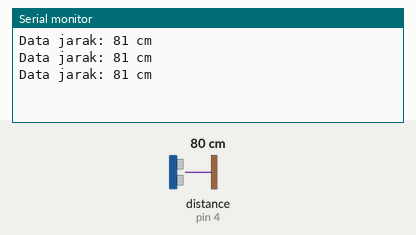
This sketch was run on a simulated Arduino Uno, built with avr-gcc and run on an emulated ATmega328P. Parts: the last lines printed to the serial monitor. The inputs (shaded band) are chosen by the test bench; at power-on: distance to the obstacle (sensor on pin 4) 80 cm. The echo pulse lasts 58.3 µs per cm.

Above: at 1.3 s.
1.4 s: distance to the obstacle (sensor on pin 4) set to 2 cm
At 1.9 s:
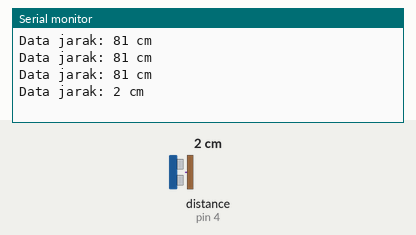
2.9 s: distance to the obstacle (sensor on pin 4) set to 4 cm
At 3.4 s:
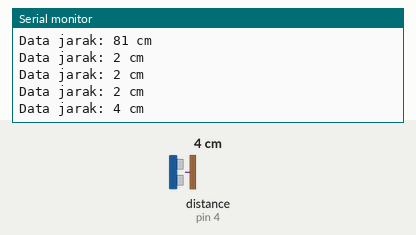
Timing chart, 0 to 5.9 s (numbered marks = the images above; inputs shaded):
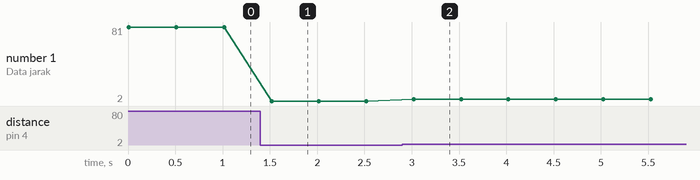

Measured:
- after the input at 1.4 s, the serial monitor: prints a new line after 0.12 s (image 1)
- after the input at 2.9 s, the serial monitor: prints a new line after 0.12 s (image 2)
- plotted number 1: 81 → 2 after the input at 1.4 s, 2 → 4 after the input at 2.9 s

The sketch:

6.SensorJarak.ino
```cpp
//
#include<NewPing.h>

//INISIALISASI
int triger=5;
int echo=4;
int batas=200;

NewPing cm(triger,echo,batas);

void setup() {
  // put your setup code here, to run once:
Serial.begin(9600);
}

void loop() {
  // put your main code here, to run repeatedly:
int bacaJarak=cm.ping_cm();

//PRINT TO SERIAL
Serial.print("Data jarak: ");
Serial.print(bacaJarak);
Serial.print(" cm");
Serial.println();
delay(500);
}
```
